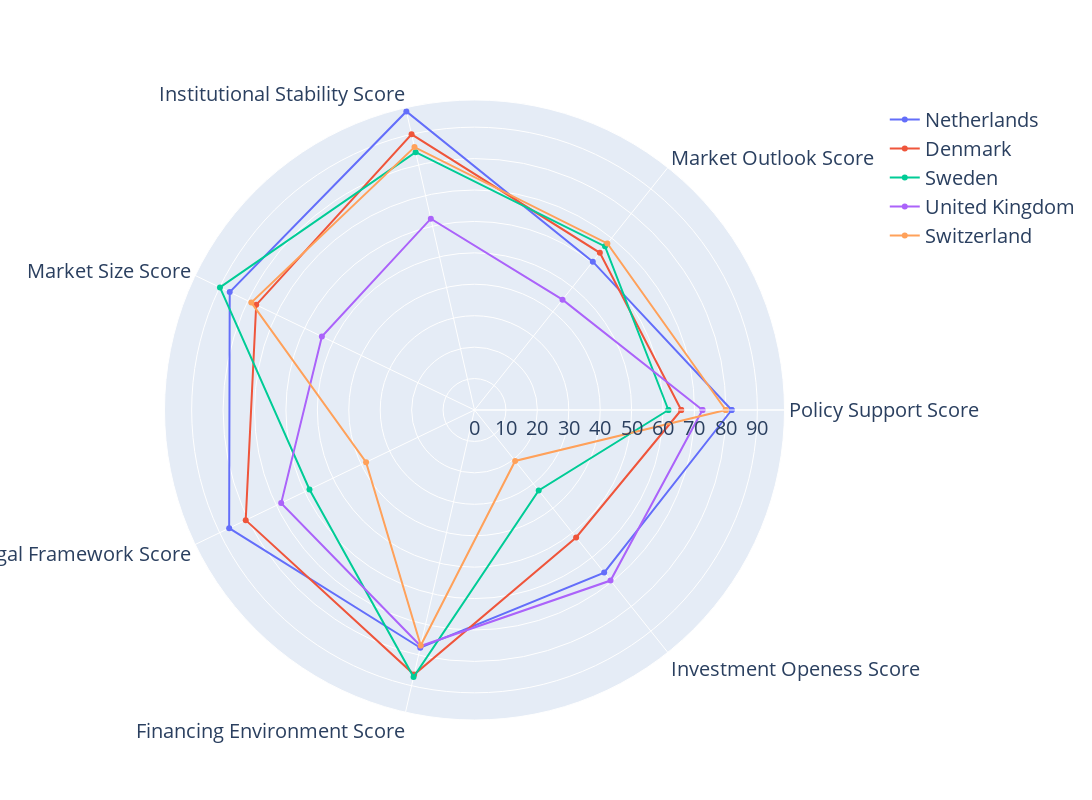

Notebook source saved alongside this figure:
### Code cell
# Top 5
top_5 = radar_chart(rw_categories,"Country", "Overall Score", 1, 5)

### Figure 1 — Plotly figure (JSON) as saved in the notebook; plotly's stock layout.template omitted (floating-point values rounded to 4 significant figures)
{"data": [{"name": "Netherlands", "r": [81.83, 60.38, 97.45, 86.45, 86.65, 77.6, 66.18, 81.83], "theta": ["Policy Support Score", "Market Outlook Score", "Institutional Stability Score", "Market Size Score", "Legal Framework Score", "Financing Environment Score", "Investment Openess Score", "Policy Support Score"], "type": "scatterpolar"}, {"name": "Denmark", "r": [65.78, 63.98, 89.98, 77.1, 80.8, 86.35, 51.87, 65.78], "theta": ["Policy Support Score", "Market Outlook Score", "Institutional Stability Score", "Market Size Score", "Legal Framework Score", "Financing Environment Score", "Investment Openess Score", "Policy Support Score"], "type": "scatterpolar"}, {"name": "Sweden", "r": [61.7, 66.6, 84.15, 89.9, 58.28, 87.15, 32.77, 61.7], "theta": ["Policy Support Score", "Market Outlook Score", "Institutional Stability Score", "Market Size Score", "Legal Framework Score", "Financing Environment Score", "Investment Openess Score", "Policy Support Score"], "type": "scatterpolar"}, {"name": "United Kingdom", "r": [72.55, 44.92, 62.45, 53.9, 68.28, 77.03, 69.42, 72.55], "theta": ["Policy Support Score", "Market Outlook Score", "Institutional Stability Score", "Market Size Score", "Legal Framework Score", "Financing Environment Score", "Investment Openess Score", "Policy Support Score"], "type": "scatterpolar"}, {"name": "Switzerland", "r": [79.95, 67.8, 85.8, 78.82, 38.3, 76.87, 20.73, 79.95], "theta": ["Policy Support Score", "Market Outlook Score", "Institutional Stability Score", "Market Size Score", "Legal Framework Score", "Financing Environment Score", "Investment Openess Score", "Policy Support Score"], "type": "scatterpolar"}], "layout": {"autosize": false, "font": {"size": 20}, "height": 800, "polar": {"radialaxis": {"visible": true}}, "title": {}, "width": 1200}}
